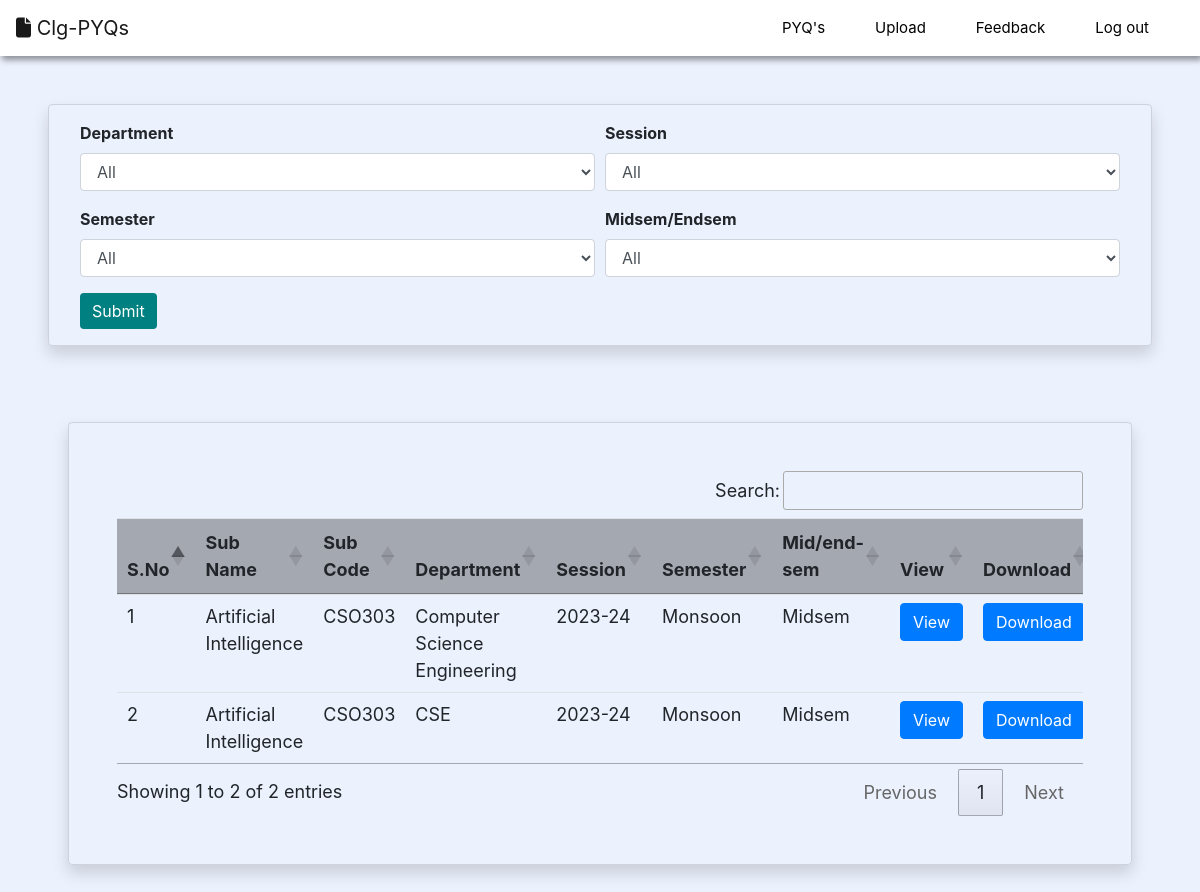
Page /oe (signed in) on the committed database.
### pyqs/models.py (models this page shows, shortened)
class OE(models.Model):
    sub_name = models.CharField(max_length= 50,null=False)
    sub_code = models.CharField(max_length= 10,null=False)
    dept = models.CharField(max_length= 50,null=False)
    session = models.CharField(max_length= 10,null=False)
    sem = models.CharField(max_length= 10,null=False)
    midend = models.CharField(max_length= 10,null=False)
    pdf = models.FileField(null=False)

### pyqs/views.py (the view, shortened to what this page needs)
# urls.py: path('oe', oe, name = "oe"),
def oe(request):
    if not request.user.is_authenticated:
        return redirect("stud_login")
    paper = OE.objects.all()
    return render(request,"oe.html",locals())

### pyqs/templates/oe.html (shortened to what this page needs)
{% extends 'navbar.html' %}
{% block main %}
<div class="card shadow m-5 p-3 " style="background: transparent;">
    <div class="container-fluid">
        <form method="post" name = "entry">
            <div class="form-row">
                <div class="col-sm-6">
                    <div class="form-group">
                        <label for=""><b>Department</b></label>
                        <select name="department" class="form-control" >
                            <option value="">All</option>
                        </select>
                    </div>
                </div>
                <div class="col-sm-6">
                    <div class="form-group">
                        <label for=""><b>Session</b></label>
                        <select name="session" class="form-control" >
                            <option value="">All</option>
                        </select>
                    </div>
                </div>
                <div class="col-sm-6">
                    <div class="form-group">
                        <label for=""><b>Semester</b></label>
                        <select name="semester" class="form-control" >
                            <option value="">All</option>
                        </select>
                    </div>
                </div>
                <div class="col-sm-6">
                    <div class="form-group">
                        <label for=""><b>Midsem/Endsem</b></label>
                        <select name="midend" class="form-control" >
                            <option value="">All</option>
                        </select>
                    </div>
                </div>
            </div>
            <a href=""><input type="submit" value="Submit" id="but" class="btn btn-primary" style="background-color: teal; border: none;"></a>
        </form>
    </div>
</div>
<link rel="stylesheet" href="https://cdnjs.cloudflare.com/ajax/libs/font-awesome/4.7.0/css/font-awesome.min.css">
<link rel="stylesheet" href="https://cdn.datatables.net/1.13.6/css/jquery.dataTables.min.css">
<link rel="stylesheet" href="https://cdn.datatables.net/buttons/2.4.1/css/buttons.dataTables.min.css">
<div class="card m-4 p-2" style="background: transparent; border: none;">
    <div class="card-body">
<div class="card shadow mx-3 p-5" style="background: transparent; font-size: 18px;">
    <div class="" style="max-height: 60vh; overflow: auto;">
        <table id="example" class="table table-responsive" style="justify-content: center;">
            <thead style="background-color: rgba(0, 0, 0, .3); ">
                <tr>
                    <th>S.No</th>
                    <th>Sub Name</th>
                    <th>Sub Code</th>
                    <th>Department</th>
                    <th>Session</th>
                    <th>Semester</th>
                    <th>Mid/end-sem</th>
                    <th>View</th>
                    <th>Download</th>
                </tr>
            </thead>
            <tbody>
                {% for i in paper %}
                <tr id="row">
                    <td>{{forloop.counter}}</td>
                    <td>{{i.sub_name}}</td>
                    <td>{{i.sub_code}}</td>
                    <td>{{i.dept}}</td>
                    <td>{{i.session}}</td>
                    <td>{{i.sem}}</td>
                    <td>{{i.midend}}</td>
                    <td>
                        <a class="btn btn-primary" href="{{i.pdf.url}}" target="_blank" rel="noopener noreferrer">View</a>
                    </td>
                    <td>
                        <a class="btn btn-primary" href="{{i.pdf.url}}" download="">Download</a>
                    </td>
                </tr>
                {% endfor %}
            </tbody>
        </table>
    </div>
</div>
    </div>
</div>
{% endblock %}

### pyqs/templates/navbar.html (style rules this page uses)
body { background-color: #ebf1fd; }

### rows in the picture
OE: sub_name "Artificial Intelligence", sub_code "CSO303", dept "Computer Science Engineering", session "2023-24", sem "Monsoon", midend "Midsem"
OE: sub_name "Artificial Intelligence", sub_code "CSO303", dept "CSE", session "2023-24", sem "Monsoon", midend "Midsem"
